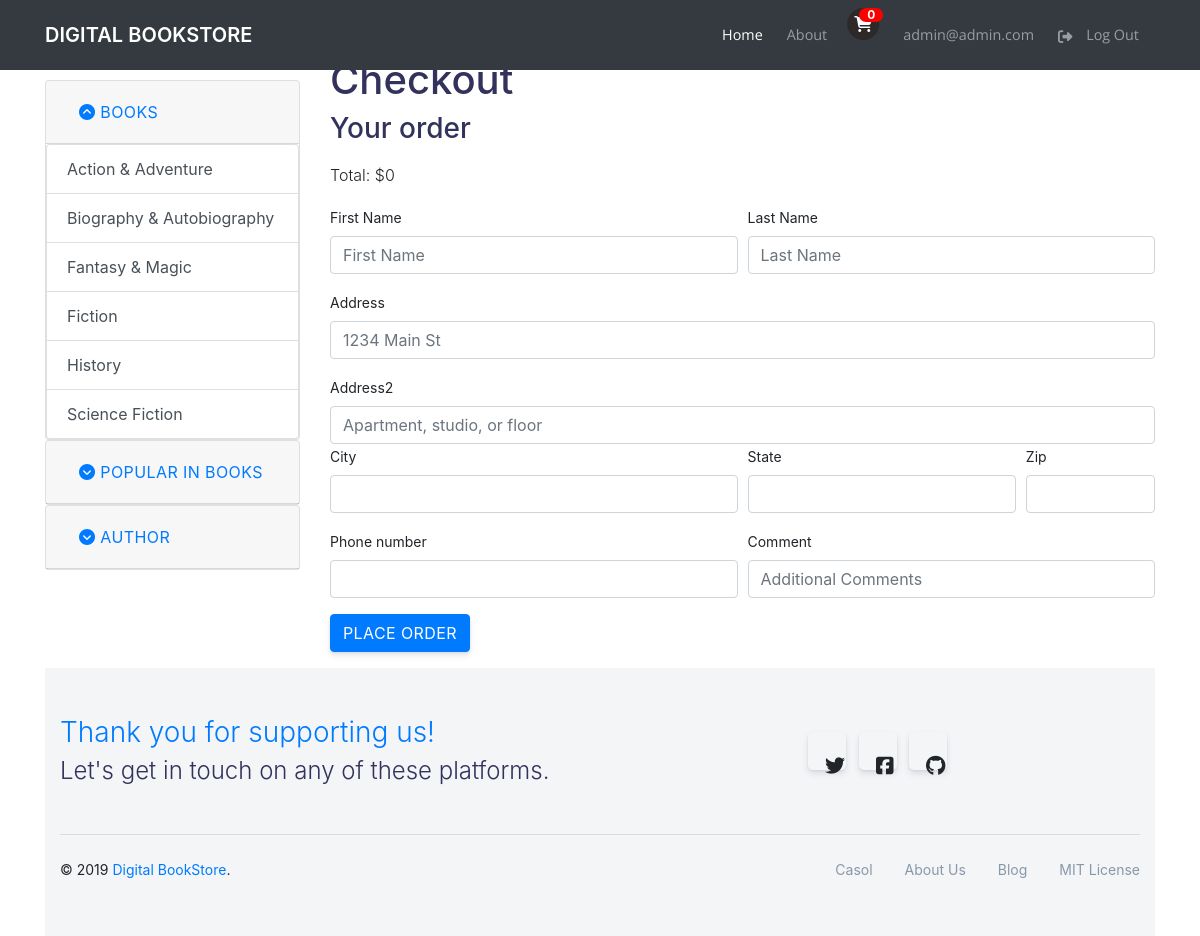
Page /orders/create/ (signed in) on the committed database.
### users/models.py (models this page shows, shortened)
class User(AbstractBaseUser, PermissionsMixin):
    email = models.EmailField(max_length=150, unique=True, error_messages={
        'unique': ("A user with that username already exists."),
        },)
    first_name = models.CharField(max_length=30, blank=True)
    last_name = models.CharField(max_length=30, blank=True)
    date_joined = models.DateTimeField(default=timezone.now)
    is_active = models.BooleanField(default=True, help_text=(
        'Designates whether this user should be treated as active. '
        'Unselect this instead of deleting accounts.'
        ),)
    is_staff = models.BooleanField(default=False)
    is_superuser = models.BooleanField(default=False)
    objects = UserManager()
    USERNAME_FIELD = 'email'
    REQUIRED_FIELDS = []
    EMAIL_FIELD = 'email'
    class Meta:
        verbose_name = ('user')
        verbose_name_plural = ('users')
    def __str__(self):
        return self.email

### catalog/models.py (models this page shows)
class Genre(models.Model):
    category = models.CharField(max_length=200, help_text='Enter a book genre')
    slug = models.SlugField(max_length=200, help_text='A slug is a short label, used in URLs')
    class Meta:
        ordering = ['category']
    def __str__(self):
        return self.category

### orders/views.py (the view)
# urls.py: path('create/', views.order_create, name='order_create'),
@login_required
def order_create(request):
    cart = Cart(request)
    user = User.objects.get(email=request.user)
    data = {'order_first_name': user.first_name,
            'order_last_name': user.last_name}
    if request.method == 'POST':
        form = OrderCreateForm(request.POST, initial=data)
        if form.is_valid():
            order = form.save(commit=False)
            order.user = user
            order = form.save()
            for book in cart:
                OrderBook.objects.create(order=order,
                                         book=book['book'],
                                         price=book['price'],
                                         quantity=book['quantity'])
            cart.clear()
            order_created.delay(order.id, user.email)
            request.session['order_id'] = order.id
            return redirect(reverse('payment:process'))
    else:
        form = OrderCreateForm(initial=data)
    return render(request, 'orders/order/create.html',
                  {'cart':cart, 'form':form})

### orders/forms.py
class OrderCreateForm(forms.ModelForm):
    class Meta:
        model = Order
        exclude = ["user"]
        fields = ['order_first_name', 'order_last_name',
                 'address', 'address2', 'postal_code', 'city',
                 'state', 'phone_number', 'comment']
        labels = {
            'order_first_name': 'First Name',
            'order_last_name': 'Last Name',
            'postal_code': 'Zip'
            }

### cart/cart.py (called while the page is built)
    def __len__(self):
        return sum(item['quantity'] for item in self.cart.values())

    def get_total_price(self):
        return sum(Decimal(item['price']) * item['quantity'] for item in
        self.cart.values())

### cart/context_processors.py (called while the page is built)
def cart(request):
    return {'cart': Cart(request)}

### catalog/models.py (called while the page is built)
    def get_absolute_url(self):
        return reverse('catalog:author_detail', args=[str(self.id), self.slug])

    def __str__(self):
        return f'{self.first_name} {self.last_name}'

### catalog/templatetags/sidebar_tags.py (called while the page is built)
@register.inclusion_tag('catalog/sidebar.html')
def sidebar():
    genres = Genre.objects.all()
    authors = Author.objects.all()
    return {'genres': genres,
            'authors':authors}

### orders/templates/orders/order/create.html (shortened to what this page needs)
{% extends "catalog/home.html" %}
{% load widget_tweaks %}
{% block content %}
<div class="col-lg-9">
    <h1>Checkout</h1>
        <div class="order-info">
        <h3>Your order</h3>
        <p>Total: ${{ cart.get_total_price }}</p>
        </div>
    <form action="." method="post">
        <div class="form-row">
        <div class="form-group col-md-6">
            <label for="{{form.order_first_name.name}}">{{form.order_first_name.label}}</label>
            {{form.order_first_name|add_class:'form-control'|attr:"placeholder:First Name"}}
        </div>
        <div class="form-group col-md-6">
            <label for="{{form.order_last_name.name}}">{{form.order_last_name.label}}</label>
            {{form.order_last_name|add_class:'form-control'|attr:"placeholder:Last Name"}}
        </div>
        </div>
        <div class="form-group">
                <label for="{{form.address.name}}">{{form.address.label}}</label>
                {{form.address|add_class:'form-control'|attr:"placeholder:1234 Main St"}}
        </div>
        <div class="form-group">
                <label for="{{form.address2.name}}">{{form.address2.label}}</label>
                {{form.address2|add_class:'form-control'|attr:"placeholder:Apartment, studio, or floor"}}
        <div class="form-row">
        <div class="form-group col-md-6">
                <label for="{{form.city.name}}">{{form.city.label}}</label>
                {{form.city|add_class:'form-control'}}
        </div>
        <div class="form-group col-md-4">
                <label for="{{form.state.name}}">{{form.state.label}}</label>
                {{form.state|add_class:'form-control'}}
        </div>
        <div class="form-group col-md-2">
                <label for="{{form.postal_code.name}}">{{form.postal_code.label}}</label>
                {{form.postal_code|add_class:'form-control'}}
        </div>
        </div>
        <div class="form-row">
                <div class="form-group col-md-6">
                <label for="{{form.phone_number.name}}">{{form.phone_number.label}}</label>
                {{form.phone_number|add_class:'form-control'}}
                </div>
                <div class="form-group col-md-6">
                <label for="{{form.comment.name}}">{{form.comment.label}}</label>
                {{form.comment|add_class:'form-control'|attr:"placeholder:Additional Comments"}}
                </div>
            </div>
        <button type="submit" class="btn btn-primary">Place order</button>
    </form>
</div>
{% endblock %}

### catalog/templates/catalog/top_navigation.html (shortened to what this page needs)
  <nav class="navbar navbar-expand-lg navbar-dark bg-dark fixed-top">
    <div class="container">
      <a class="navbar-brand" href="{% url "catalog:home"  %}">Digital BookStore</a>
      <div class="collapse navbar-collapse" id="navbarResponsive">
        <ul class="navbar-nav ml-auto">
          <li class="nav-item active">
            <a class="nav-link" href="#">Home
            </a>
          </li>
          <li class="nav-item">
            <a class="nav-link" href="#">About</a>
          </li>
          {% with total_items=cart|length %}
          <li class="nav-item">
            <a href="{% url "cart:cart_detail" %}"><span class="fa-stack fa-1x has-badge" data-count="{{ total_items }}">
              <i class="fa fa-circle fa-stack-2x"></i>
              <i class="fa fa-shopping-cart fa-stack-1x fa-inverse"></i>
            </span></a>
          </li>
          {% endwith %}
          <li class="nav-item dropdown">
            <a href="#" class="nav-link" data-toggle="dropdown" role="button">
              <span class="nav-link-inner--text">{{ user.email }}</span>
            </a>
          </li>
          {% if user.is_authenticated %}
          <li class="nav-item">
            <a class="nav-link" href="{% url 'account_logout' %}"><i class="fas fa-sign-out-alt"></i> Log Out</a>
          </li>
          {% endif %}
        </ul>
      </div>
    </div>
  </nav>

### catalog/templates/catalog/sidebar.html (shortened to what this page needs)
<div class="col-lg-3">
        <div id="accordion">
            <div class="card">
            <div class="card-header" id="headingOne">
                <h5 class="mb-0">
                <button class="btn btn-link" data-toggle="collapse" data-target="#collapseOne" aria-expanded="true" aria-controls="collapseOne">               <i class="fa" aria-hidden="true"></i>
                    Books
                </button>
                </h5>
            </div>
            <div id="collapseOne" class="collapse show" aria-labelledby="headingOne" data-parent="#accordion">
                    <div class="list-group">
                        {% for genre in genres %}
                        <a href="#" class="list-group-item list-group-item-action">{{genre}}</a>
                        {% endfor %}
                    </div>
            </div>
            </div>
            <div class="card">
            <div class="card-header" id="headingTwo">
                <h5 class="mb-0">
                <button class="btn btn-link collapsed" data-toggle="collapse" data-target="#collapseTwo" aria-expanded="false" aria-controls="collapseTwo">
                    <i class="fa" aria-hidden="true"></i>
                    Popular in Books
                </button>
                </h5>
            </div>
            </div>
            <div class="card">
            <div class="card-header" id="headingThree">
                <h5 class="mb-0">
                <button class="btn btn-link collapsed" data-toggle="collapse" data-target="#collapseThree" aria-expanded="false" aria-controls="collapseThree">
                    <i class="fa" aria-hidden="true"></i>
                    Author
                </button>
                </h5>
            </div>
            </div>
        </div>
</div>

### catalog/static/css/shop-homepage.css (style rules this page uses)
body { padding-top: 56px; }
label { font-size: .875rem; }
.fa-stack[data-count]:after { position:absolute; right:0%; top:0%; content: attr(data-count); font-size:12px; padding:.2em; border-radius:999px; line-height:.75em; color: rgb(255, 255, 255); color:rgb(255, 255, 255); text-align:center; min-width:2em; font-weight:bold; background: rgb(252, 0, 0); }
.fa-circle { color:rgb(46, 40, 40); }
[data-toggle="collapse"] .fa:before { content: "\f139"; }
[data-toggle="collapse"].collapsed .fa:before { content: "\f13a"; }

### rows in the picture
User: email "admin@admin.com"
Genre: category "Action & Adventure"
Genre: category "Biography & Autobiography"
Genre: category "Fantasy & Magic"
Genre: category "Fiction"
Genre: category "History"
Genre: category "Science Fiction"

### other values in the picture
{{ cart.get_total_price }} "0"
